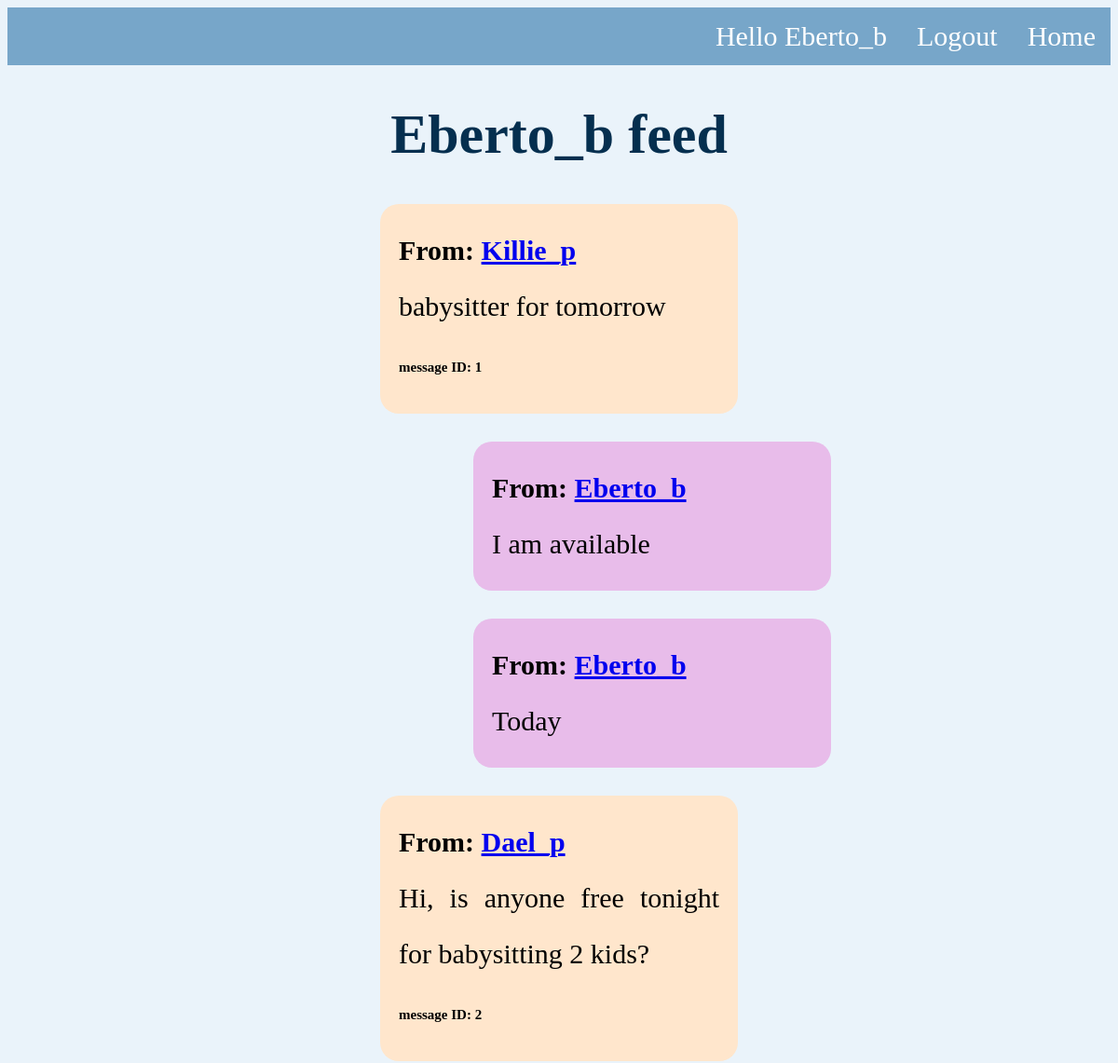
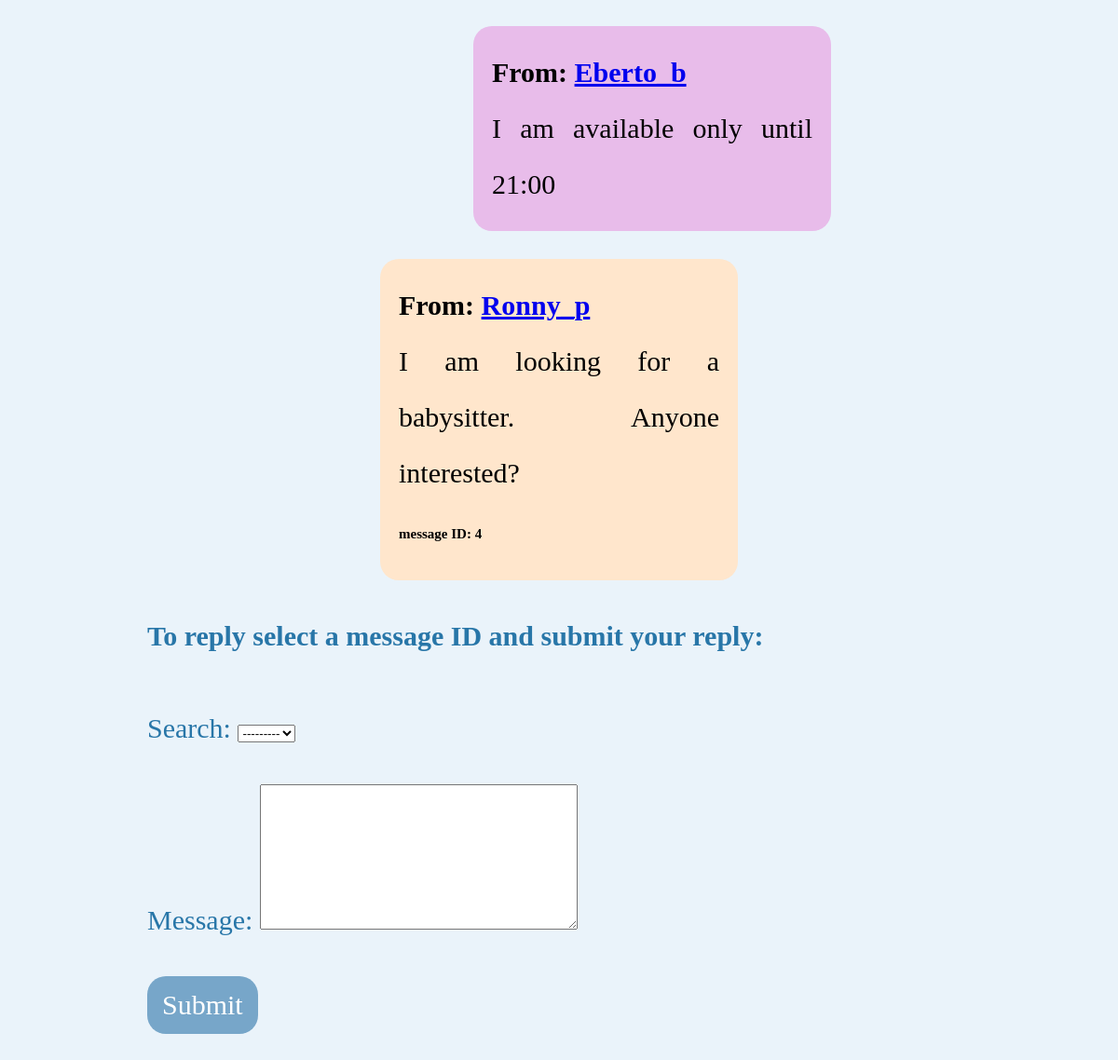
The page /feed/ (signed in) on the database its author committed (2 pictures, top to bottom).
### accounts/models.py (models this page shows, shortened)
class Search(models.Model):
    username = models.CharField(max_length = 100) #parent username
    min_exp = models.IntegerField()
    gender = models.CharField(max_length=300, choices=CHOICES_GENDER)
    message = models.TextField()
    results = models.ManyToManyField(Details, blank=True) # list of babysitter found with the params
    reply = models.ManyToManyField(Reply, blank=True)  # list of babysitter replys
    def __str__(self):
        return str(self.id)

class Reply(models.Model): # babysitter reply messages - only when got reply. To add to Serach
    babysitter = models.CharField(max_length=100)
    message = models.TextField()

### accounts/views.py (the view)
# urls.py: path('feed/', views.feed_view, name='feed'),
@login_required(login_url='accounts:login_form')
def feed_view(request):
    if request.method == "POST":
        reply = Reply.objects.create(babysitter = request.user.username,
                            message = request.POST['message'])
        search_mes = ReplySearch.objects.get(search=request.POST['search'],
                                             babysitter = request.user.username)
        search_mes.message= request.POST['message']
        search_mes.save()
        current_search = Search.objects.get(id=request.POST['search'])
        current_search.reply.add(reply)
        current_search.save()
        return redirect("accounts:feed")
    else:
        profile = Profile.objects.get(username=request.user.username)
        if profile.type == "Parent":
            parent_search = Search.objects.all().filter(username=request.user.username)
            return render(request, "accounts/feed.html",
                          {"parent_search": parent_search,
                           "type" : "Parent"})
        else:
            reply_message = ReplySearch.objects.filter(babysitter=request.user.username)
            id_search = reply_message.values_list('search', flat=True)
            parent_search = Search.objects.all().filter(id__in=id_search) # TODO order by search id
            reply_form = ReplyForm(parent_search=parent_search)
            return render(request, "accounts/feed.html",
                          {"parent_search": parent_search,
                           "reply_form" : reply_form,
                           "type" : "Babysitter"})

### accounts/forms.py
class ReplyForm(forms.ModelForm):
    def __init__(self, parent_search, *args, **kwargs):
        super(ReplyForm, self).__init__(*args, **kwargs)
        self.fields['search'] = forms.ModelChoiceField(queryset=parent_search)
    class Meta:
        model = ReplySearch
        fields = ('search', 'message')

### templates/accounts/feed.html (shortened to what this page needs)
{% extends 'base_layout.html' %}s
{% block content %}
<h1> {{user.username}} feed</h1>
{% for p in  parent_search %}
<p class="message_p">
    <span class="username">
        From: <a href ="{% url 'accounts:info' username=p.username %}">{{p.username}}</a></span>
    <br> {{p.message}} <br>
    <span class="smaller"> message ID: {{p.id}}</span> </p>
    {% if type == "Babysitter" %}
        {% for r in  p.reply.all %}
            {% if r.babysitter == user.username %}
            <p class="reply">
             <span class="username">
            From: <a href ="{% url 'accounts:info' username=r.babysitter %}">{{r.babysitter}}</a></span>
            <br> {{r.message}}
            </p>
            {% endif %}
        {% endfor %}
    {% endif %}
{% endfor %}
{% if type == "Babysitter" %}
<p> <span  class ="bold"> To reply select a message ID and submit your reply: </span> </p>
 <form method="post" style="margin-top: 1.3em;" >
              {{ reply_form.as_p }}
               <p><button type="submit">Submit</button></p>
</form>
{% endif %}
{% endblock %}

### templates/base_layout.html (shortened to what this page needs)
{% load static %}
<!DOCTYPE html>
<html lang="en">
<head>
    <link rel="stylesheet" href="{% static 'mystyle2.css' %}">
</head>
<body>
<div class="wrapper">
    <nav>
        <ul>
            <li><a href="{% url 'homepage' %}">Home</a></li>
        {% if user.is_authenticated %}
            <li>
            <form  action="{% url 'accounts:logout' %}" method="post">
            <button class="logout-link" type="submit">Logout</button>
            </form>
            </li>
            <li><a href="{% url 'accounts:wellcome' %}">Hello {{user}}</a></li>
        {% else %}
            <li><a href="{% url 'accounts:login_form' %}">Login</a></li>
            <li><a href="{% url 'accounts:singup_form' %}">Signup</a></li>
        {% endif %}
        </ul>
    </nav>
    {% block content %}
    {% endblock %}
</div>
</body>
</html>

### assets/mystyle2.css (style rules this page uses)
body { background-color: #EAF3FA; font-size: 30px; }
h1 { color: #052F4F; text-align: center; }
p { margin-right: 200px; margin-left: 150px; line-height: 200%; color:#2876A8; text-align:justify; }
p.reply { background-color: #E8BCEA; color: black; margin-left: 500px; margin-right: 300px; padding: 20px; border-radius: 20px; }
p.message_p { background-color: #ffe6cc; color: black; margin-left: 400px; margin-right: 400px; padding: 20px; border-radius: 20px; }
span.smaller { font-size: 15px; font-weight: bold; }
span.username { font-weight: bold; }
.bold { font-weight: bold; }
button { background: #77A6C9; border: none; color: white; padding: 14px 16px; text-decoration: none; font-family: "Times New Roman", Times, serif; font-size: 30px; border-radius: 20px; }
.logout-link { border-radius: 0; font-size: 30px; }
.wrapper nav ul { list-style-type: none; margin: 0; padding: 0; overflow: hidden; background-color: #77A6C9; }
.wrapper nav li { float: right; }
.wrapper nav li a { display: block; color: white; text-align: center; padding: 14px 16px; text-decoration: none; }

### rows shown on the page
Search: username "Killie_p", message "babysitter for tomorrow", id "1"
Reply: babysitter "Eberto_b", message "I am available"
Reply: babysitter "Eberto_b", message "Today"
Search: username "Dael_p", message "Hi, is anyone free tonight for babysitting 2 kids?", id "2"
Reply: babysitter "Eberto_b", message "I am available only until 21:00"
Search: username "Ronny_p", message "I am looking for a babysitter. Anyone interested?", id "4"

### other values the page prints
{{ user }} "Eberto_b"
{{ user.username }} "Eberto_b"
